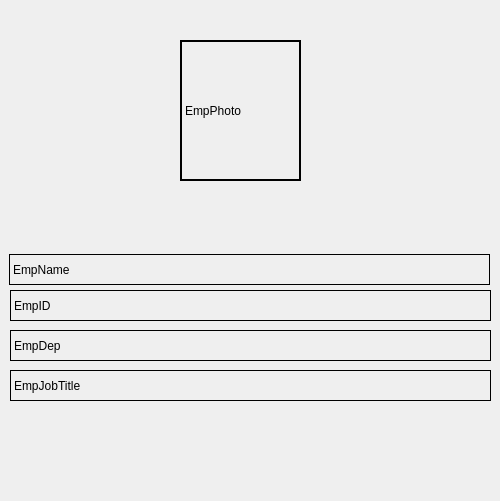
<?xml version="1.0" encoding="UTF-8"?>
<ui version="4.0">
 <class>Dialog</class>
 <widget class="QDialog" name="Dialog">
  <property name="geometry">
   <rect>
    <x>0</x>
    <y>0</y>
    <width>500</width>
    <height>501</height>
   </rect>
  </property>
  <property name="windowTitle">
   <string>Dialog</string>
  </property>
  <widget class="QLabel" name="EmpPhoto">
   <property name="geometry">
    <rect>
     <x>180</x>
     <y>40</y>
     <width>121</width>
     <height>141</height>
    </rect>
   </property>
   <property name="frameShape">
    <enum>QFrame::Box</enum>
   </property>
   <property name="frameShadow">
    <enum>QFrame::Plain</enum>
   </property>
   <property name="lineWidth">
    <number>2</number>
   </property>
   <property name="text">
    <string>EmpPhoto</string>
   </property>
  </widget>
  <widget class="QLabel" name="EmpName">
   <property name="geometry">
    <rect>
     <x>9</x>
     <y>254</y>
     <width>481</width>
     <height>31</height>
    </rect>
   </property>
   <property name="frameShape">
    <enum>QFrame::Box</enum>
   </property>
   <property name="text">
    <string>EmpName</string>
   </property>
  </widget>
  <widget class="QLabel" name="EmpID">
   <property name="geometry">
    <rect>
     <x>10</x>
     <y>290</y>
     <width>481</width>
     <height>31</height>
    </rect>
   </property>
   <property name="frameShape">
    <enum>QFrame::Box</enum>
   </property>
   <property name="text">
    <string>EmpID</string>
   </property>
  </widget>
  <widget class="QLabel" name="EmpDep">
   <property name="geometry">
    <rect>
     <x>10</x>
     <y>330</y>
     <width>481</width>
     <height>31</height>
    </rect>
   </property>
   <property name="frameShape">
    <enum>QFrame::Box</enum>
   </property>
   <property name="text">
    <string>EmpDep</string>
   </property>
  </widget>
  <widget class="QLabel" name="EmpJobTitle">
   <property name="geometry">
    <rect>
     <x>10</x>
     <y>370</y>
     <width>481</width>
     <height>31</height>
    </rect>
   </property>
   <property name="frameShape">
    <enum>QFrame::Box</enum>
   </property>
   <property name="text">
    <string>EmpJobTitle</string>
   </property>
  </widget>
 </widget>
 <resources/>
 <connections/>
</ui>
